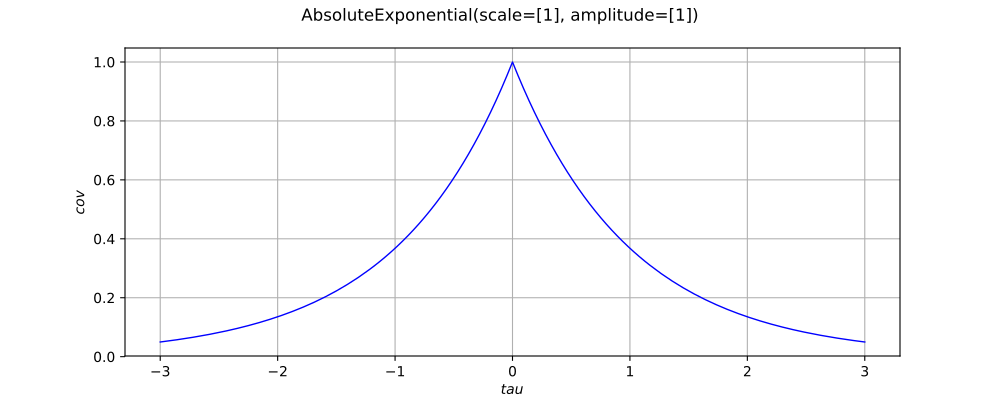

Here is the Python script that generated this plot:
import openturns as ot
from matplotlib import pyplot as plt
from openturns.viewer import View
covarianceModel = ot.AbsoluteExponential()
if covarianceModel.getInputDimension() == 1:
    scale = covarianceModel.getScale()[0]
    if covarianceModel.isStationary():
        def f(x):
            return [covarianceModel(x)[0, 0]]
        func = ot.PythonFunction(1,1,f)
        func.setDescription(['$tau$', '$cov$'])
        cov_graph = func.draw(-3.0 * scale, 3.0 * scale, 129)
        fig = plt.figure(figsize=(10, 4))
        plt.suptitle(str(covarianceModel))
        cov_axis = fig.add_subplot(111)
        View(cov_graph, figure=fig, axes=[cov_axis], add_legend=False)
    else:
        def f(x):
            return [covarianceModel([x[0]], [x[1]])[0, 0]]
        func = ot.PythonFunction(2,1,f)
        func.setDescription(['$s$', '$t$', '$cov$'])
        cov_graph = func.draw([-3.0 * scale]*2, [3.0 * scale]*2, [129]*2)
        fig = plt.figure(figsize=(10, 4))
        plt.suptitle(str(covarianceModel))
        cov_axis = fig.add_subplot(111)
        View(cov_graph, figure=fig, axes=[cov_axis], add_legend=False)
